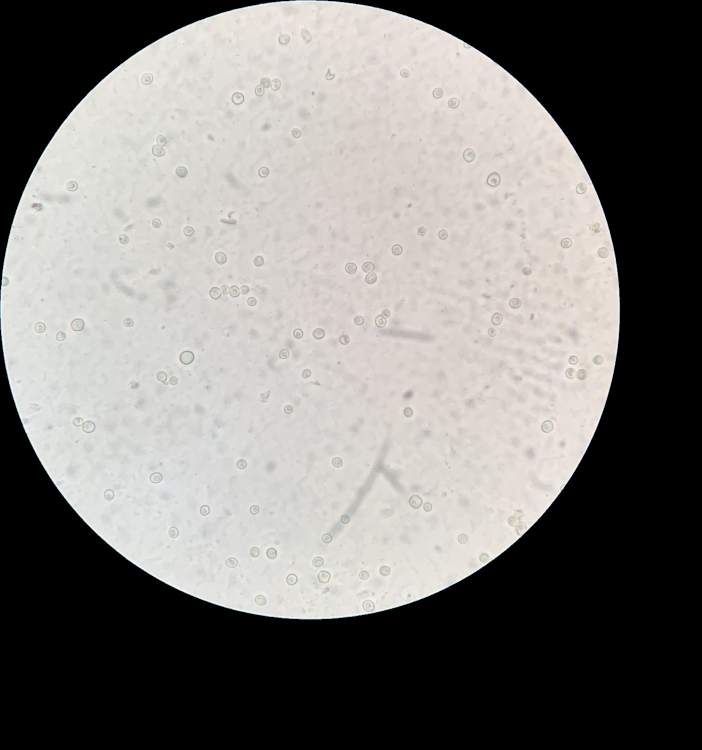
#> input picture images/1_.jpeg, 1403 x 1500 px (shown at 1/2 size)
$ python -i pre_process.py   (imports and definitions only)
#> lines starting #> are read from the running program, lines starting #| are printed output that depends on the picture; after the words box and inside, x2 and y2 are one past the last pixel; in counts of white or black regions, pixels touching at a corner belong together
#> further down, picture is the input picture: shape (1500, 1403, 3); mean B, G, R 120.7, 123.4, 125.5
import cv2
import numpy as np

# Process the original image
def cut_unecessary_img(image):
    """
    Crop unnecessary parts of the image and keep only the main object.

    Parameters:
    image (array): The input image to process, in BGR format.

    Returns:
    array: The cropped image or the original image if no suitable contour is found.
    """
    # Check if the image is valid
    if image is None:
        print("Invalid image.")
        return image

    # Convert the image to grayscale
    gray_image = cv2.cvtColor(image, cv2.COLOR_BGR2GRAY)

    # Set the threshold value and threshold the image
    threshold_value = 185
    ret, thresholded_image = cv2.threshold(gray_image, threshold_value, 255, cv2.THRESH_BINARY)
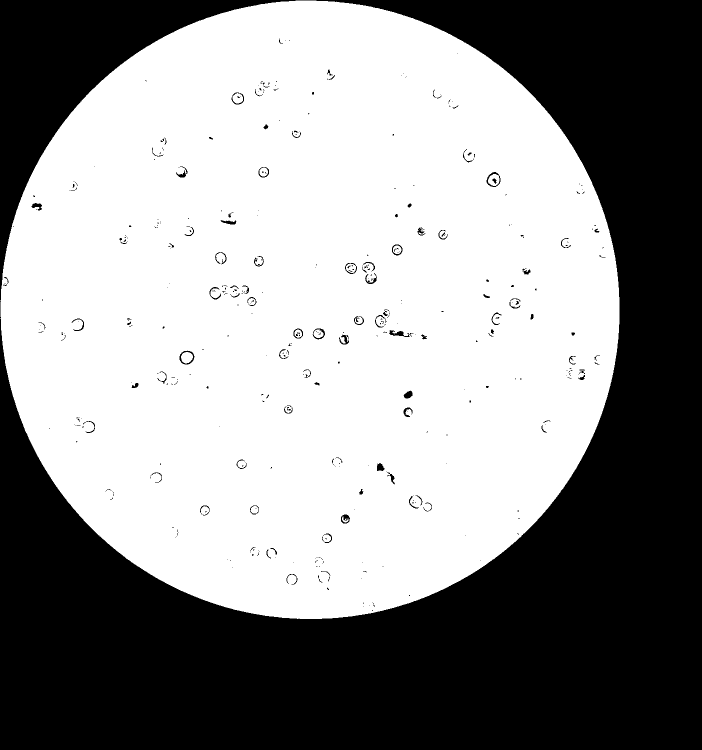
#> thresholded_image: shape (1500, 1403) (shown at 1/2 size); 56.7% white; 431 black regions (327 under 20 px), largest, box (x1, y1, x2, y2) and area: (0, 0, 1403, 1500) 901863, (778, 660, 822, 674) 253, (359, 701, 389, 729) 224
#> ret = 185

    # Invert the thresholded image
    thresholded_image = cv2.bitwise_not(thresholded_image)
#> thresholded_image: shape (1500, 1403); 43.3% white; 431 white regions (327 under 20 px)

    # Find all contours in the thresholded image
    contours, _ = cv2.findContours(thresholded_image, cv2.RETR_LIST, cv2.CHAIN_APPROX_SIMPLE)
#> contours = 450 contours, 370 with area under 20; largest, box (x1, y1, x2, y2) and area: (0, 0, 1403, 1500) 2101598, (0, 0, 1240, 1239) 1204391, (359, 701, 389, 729) 602, (973, 344, 1001, 374) 592, (975, 347, 1000, 373) 459

    # Create a black mask with the same size as the grayscale image
    mask = np.zeros_like(gray_image)

    # Save contours that meet the condition into a list
    new_contours = []

    # Set the minimum height for contours (50% of the image height)
    MIN_HEIGHT = image.shape[1] * 0.5
#> MIN_HEIGHT = 701.5

    # Filter contours with height greater than or equal to MIN_HEIGHT
    for cnt in contours:
        x, y, w, h = cv2.boundingRect(cnt)
        if h >= MIN_HEIGHT:
            new_contours.append(cnt)
#> this loop made 450 passes
#> (x, y, w, h) on passes 2 to 4: (726, 1212, 1, 1), (739, 1211, 1, 1), (747, 1209, 2, 5)
#> after the loop, new_contours = 2 contours; box (x1, y1, x2, y2) and area: (0, 0, 1403, 1500) 2101598, (0, 0, 1240, 1239) 1204391

    # If no suitable contour is found, return the original image
    if not new_contours:
        return image

    # Get the largest contour that meets the condition
    con = new_contours[0]
#> con = contour of 1796 points, box (x1, y1, x2, y2) (0, 0, 1240, 1239), area 1204391
    x, y, w, h = cv2.boundingRect(con)
#> w = 1240; h = 1239
    if h < image.shape[0] and w < image.shape[1]:
        # Draw a white contour on the mask
        cv2.drawContours(mask, [con], -1, (255), thickness=cv2.FILLED)
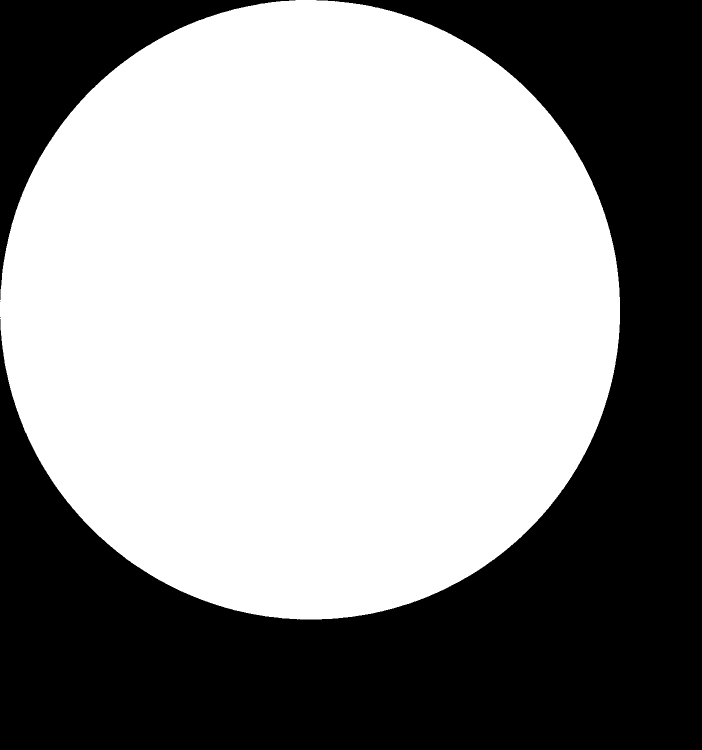
#> mask: shape (1500, 1403) (shown at 1/2 size); 57.3% white; 4 black regions (2 under 20 px), largest, box (x1, y1, x2, y2) and area: (0, 0, 1403, 1500) 816030, (0, 0, 591, 600) 82320

        # Apply the mask to the original image to keep the white contour area
        result = cv2.bitwise_and(image, image, mask=mask)

        # Crop the image
        result = result[y:y+h, x:x+w]
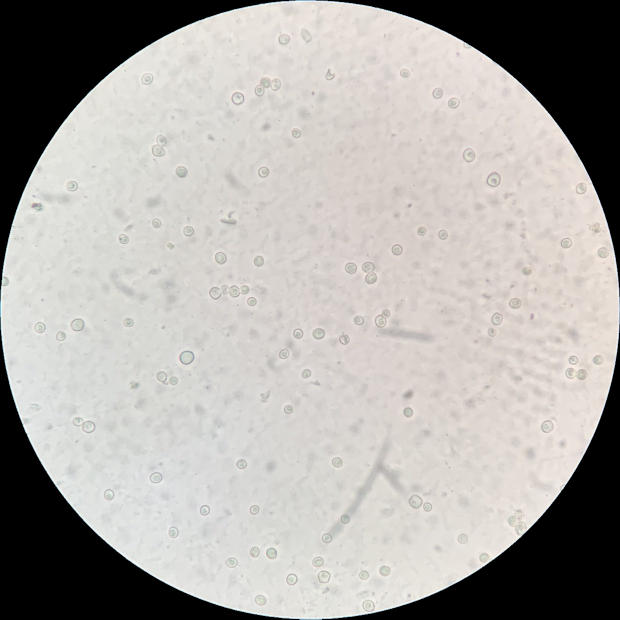
#> result: shape (1239, 1240, 3) (shown at 1/2 size); mean B, G, R 165.2, 169, 171.9

    result = result.astype(np.uint8)
    return result

# Process the cells
# Padding with the same color as the first pixel of the image
# [85 lines left out: functions resize_image, split_image, new_resize_image, merge_images, not called in this run]

>>> import cv2
>>> picture = cv2.imread('../images/1_.jpeg')
>>> result = cut_unecessary_img(picture)
